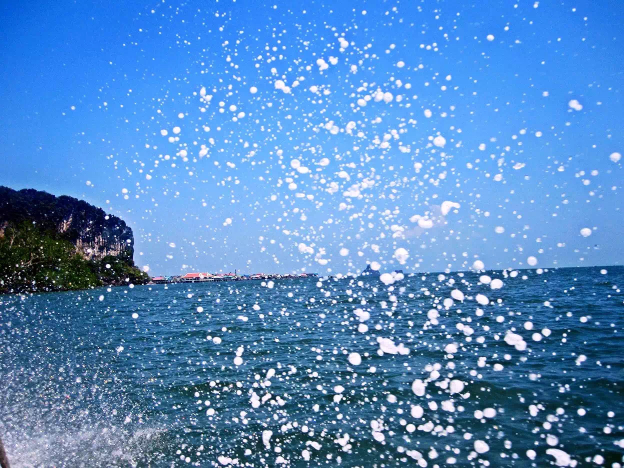
#> input picture py/resize/1.jpg, 1248 x 936 px (shown at 1/2 size); its folder holds 4 pictures in this run
$ python jpg_resize.py
#> lines starting #> are read from the running program, lines starting #| are printed output that depends on the picture
from PIL import Image
import os.path
import glob


def convertjpg(jpgfile, outdir, width=600, height=500):
#> called with jpgfile = 'py/resize/1.jpg', outdir = 'py/resize2', width = 600, height = 500
    img = Image.open(jpgfile)
#> img is the input picture: PIL image 1248x936 RGB; mean R, G, B 86.3, 137.9, 195
    try:
        new_img = img.resize((width, height),Image.BILINEAR)
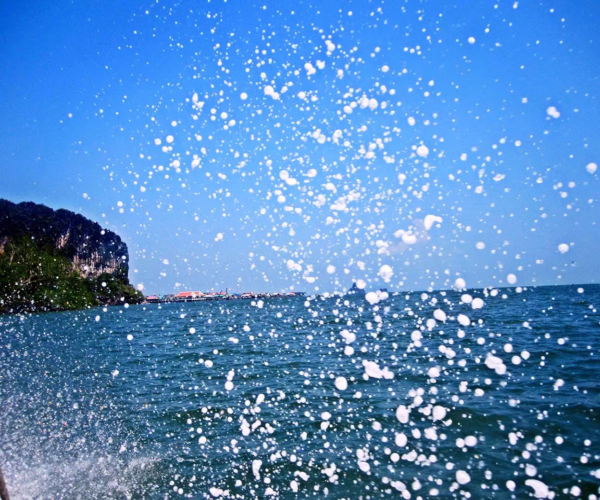
#> new_img: PIL image 600x500 RGB; mean R, G, B 86.3, 137.9, 195
        new_img.save(os.path.join(outdir, os.path.basename(jpgfile)))
        print("Convert and save successfully!")
    except Exception as e:
        print(e)

fileDir = os.path.join(os.getcwd(),"resize")
print(fileDir)

jpgfiles = glob.glob(fileDir + r'\*.jpg')
print(jpgfiles)

outDir = os.path.join(os.getcwd(),"resize2")
print(outDir)

for jpgfile in jpgfiles:
    convertjpg(jpgfile, outDir)
#> pass 2 of the loop `for jpgfile in jpgfiles:`:
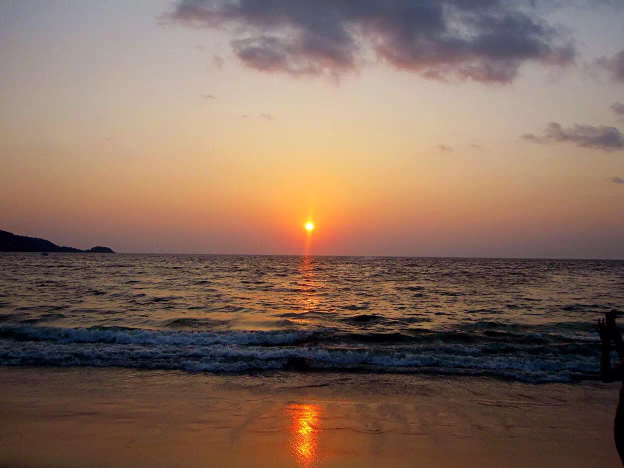
#> input picture py/resize/2.jpg, 1248 x 936 px (shown at 1/2 size)
#> in convertjpg, img is the input picture: PIL image 1248x936 RGB; mean R, G, B 131, 105.3, 91.2
#> in convertjpg (call 2), `new_img = img.resize((width, height),Image.BILINEAR)`:
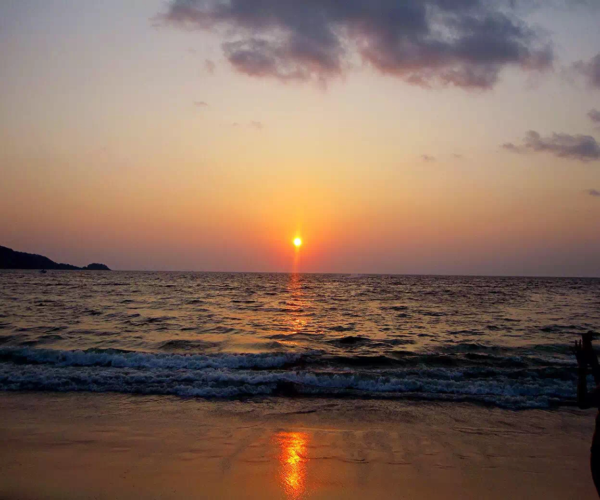
#> new_img: PIL image 600x500 RGB; mean R, G, B 131, 105.3, 91.2
#> pass 3 of the loop `for jpgfile in jpgfiles:`:
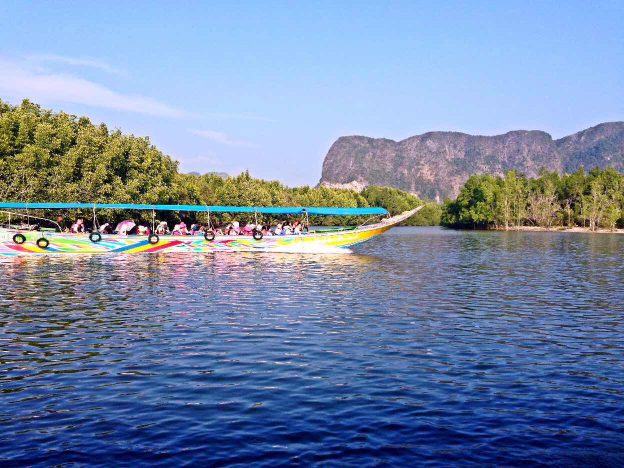
#> input picture py/resize/3.jpg, 1248 x 936 px (shown at 1/2 size)
#> in convertjpg, img is the input picture: PIL image 1248x936 RGB; mean R, G, B 117.6, 135.8, 166.5
#> in convertjpg (call 3), `new_img = img.resize((width, height),Image.BILINEAR)`:
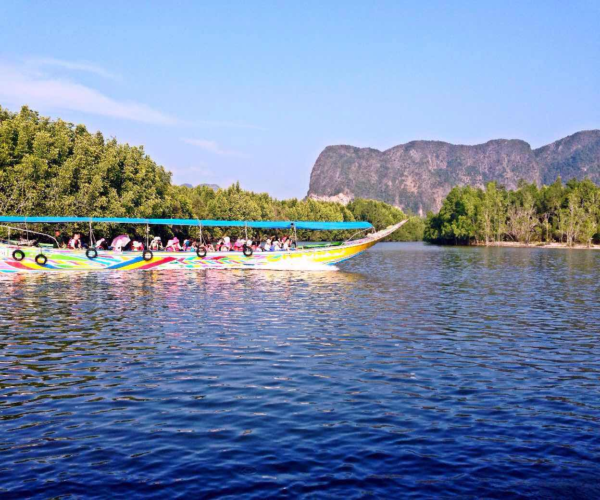
#> new_img: PIL image 600x500 RGB; mean R, G, B 117.6, 135.8, 166.5
#> the loop made 4 passes; the first 3 are shown
